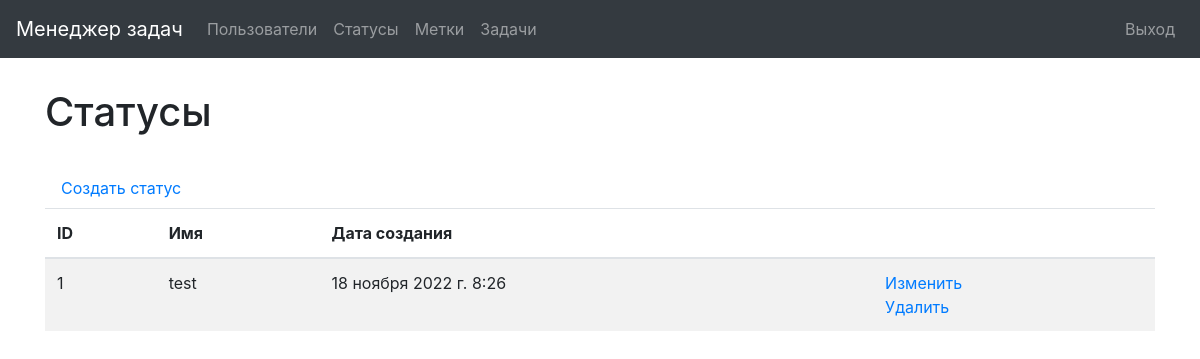
Screenshot of /statuses/ (signed in) with the database file from the repository.
### task_manager/statuses/models.py (models this page shows, shortened)
class Status(models.Model):
    name = models.CharField(max_length=255, verbose_name='DefaultName')
    date_created = models.DateTimeField(auto_now_add=True)

### task_manager/statuses/views.py (the view)
# urls.py: path('', views.StatusesPage.as_view(), name='statuses_list'),
class StatusesPage(CustomLoginRequired, ListView):
    model = Status
    template_name = 'statuses/statuses.html'
    context_object_name = 'statuses'

### task_manager/mixins.py (called while the page is built)
    def dispatch(self, request, *args, **kwargs):
        if not request.user.is_authenticated:
            messages.error(request, _("""You are not logged in!
                                      Please log in."""))
            return redirect(reverse_lazy('login'))
        return super().dispatch(request, *args, **kwargs)

### task_manager/templates/statuses/statuses.html
{% extends 'base.html' %}
{% load i18n %}
{% block content %}
<h1>{% translate "Statuses" %} </h1>
<br>
<a class="nav-link" href="{% url 'create_status' %}">{% translate "Create a status" %}</a>
<table class="table table-striped">
    <thead>
      <tr>
        <th>ID</th>
        <th>{% translate "Name" %}</th>
        <th>{% translate "Date of creation" %}</th>
        <th></th>
      </tr>
    </thead>
    <tbody>
        {% for status in statuses %}
        <tr>
            <td>{{ status.id }}</td>
            <td>{{ status.name }}</td>
            <td>{{ status.date_created }}</td>
            <td>
                <a href="{% url 'update_status' status.id %}">{% translate "Edit" %}</a>
                <br>
                <a href="{% url 'delete_status' status.id %}">{% translate "Delete" %}</a>
            </td>
        </tr>
        {% endfor %}
    </tbody>
</table>
{% endblock %}

### rows the page displays
Status: id "1", name "test", date_created "18 ноября 2022 г. 8:26"
